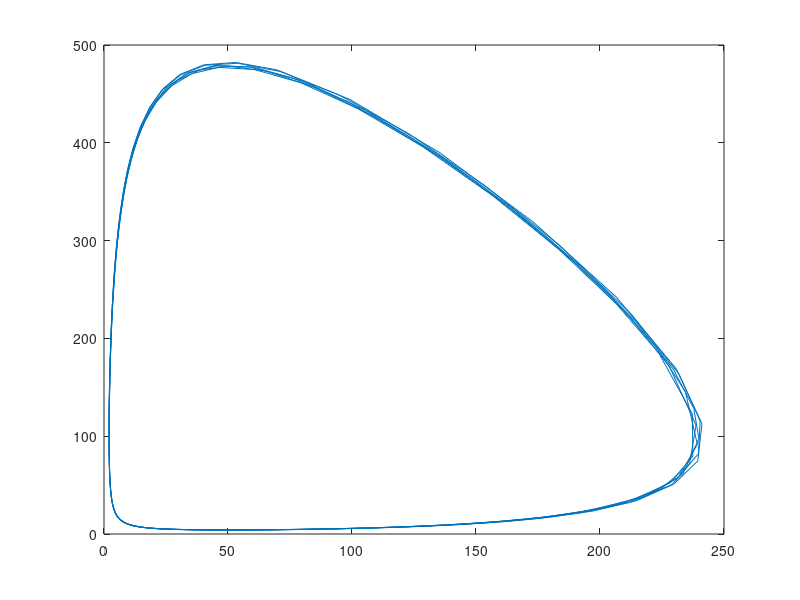
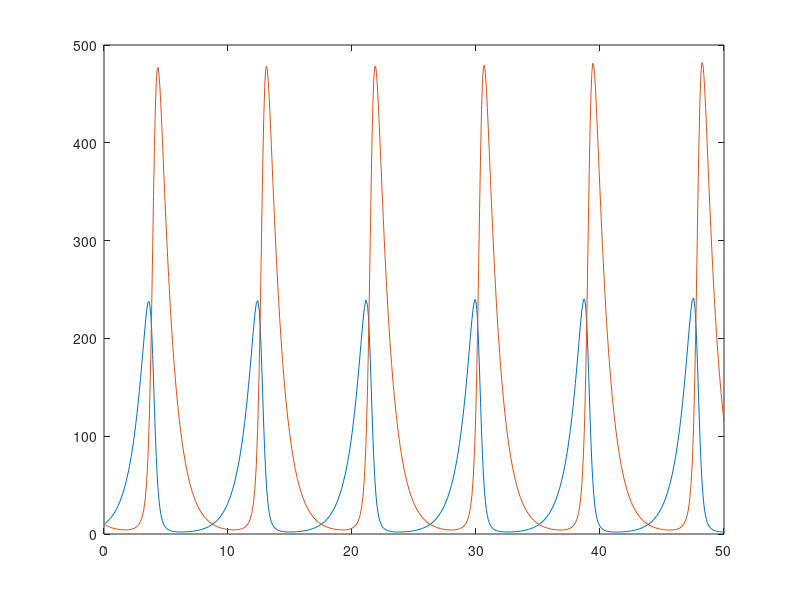

The MATLAB script that drew these images, in order:
alpha = 0.01; beta = 0.02;
f=@(t,Y) [(1-alpha*Y(2))*Y(1);...
    (-1+beta*Y(1))*Y(2)];

IC = [10;10];
max_time = 50;
[t,y] = ode45(f,[0,max_time],IC);
figure
plot(y(:,1),y(:,2))
figure
plot(t,y)